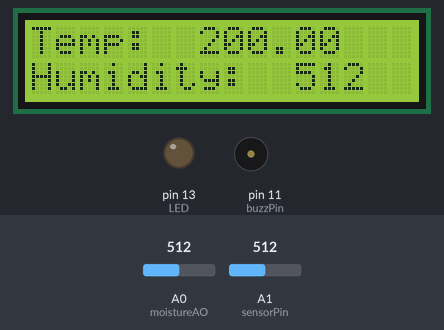
Recording of a sketch running on a simulated Arduino Uno, built with avr-gcc and run on an emulated ATmega328P. On the bench: 16×2 character LCD, output pins drawn as LEDs (lit = HIGH), buzzer (waves = sounding, pin HIGH). Dashed ring = blinking. Inputs (shaded band) come from the test bench; at power-on: A0 (moistureAO) = 512, A1 (sensorPin) = 512. What the sketch prints to the serial monitor is not drawn.

Above: at 1.2 s.
1.3 s: A0 (moistureAO) set to 891
At 3.2 s:
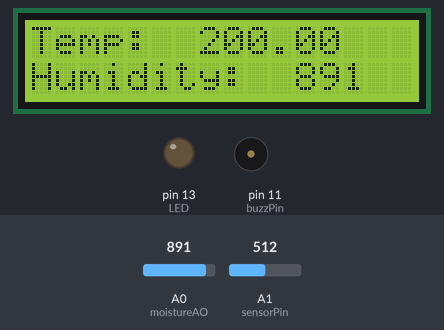
3.5 s: A0 (moistureAO) set to 919
At 6.7 s:
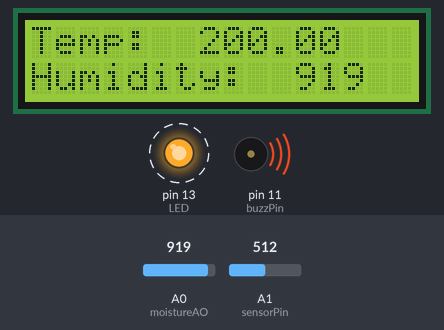
7.6 s: A1 (sensorPin) set to 716
At 10.8 s:
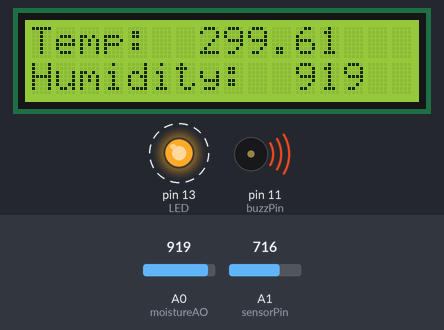
11.5 s: A1 (sensorPin) set to 900
At 14.8 s:
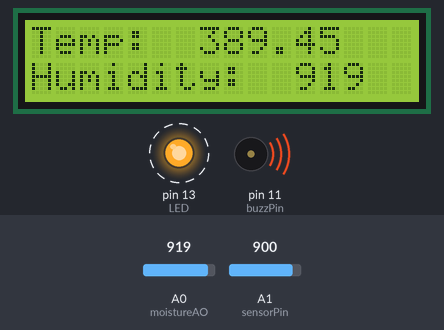
15.5 s: A0 (moistureAO) set to 900
At 17.2 s:
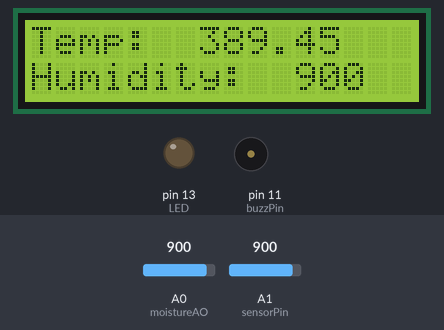
17.5 s: A1 (sensorPin) set to 1023
At 18.9 s:
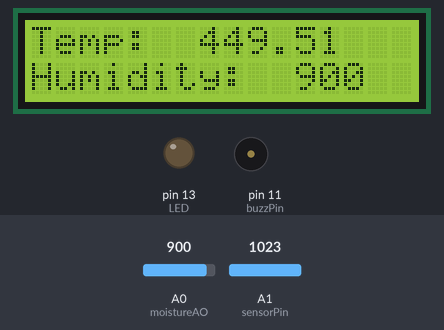
Timing chart, 0 to 20.5 s (numbered marks = the images above; inputs shaded):
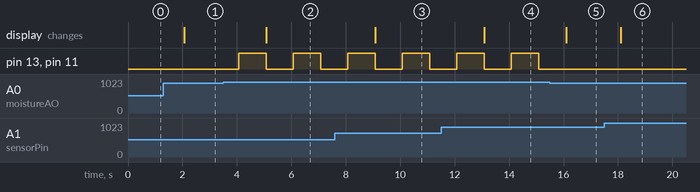

Measured:
- the behaviour switches between 900 and 901 on A0 (moistureAO) (found by bisection; images 1 and 2)
- after the input at 1.3 s, the display: changes after 0.77 s (image 1)
- after the input at 3.5 s, pin 13 (LED), pin 11 (buzzPin): alternates HIGH for 1.0 s and LOW for 1.0 s, starting after 0.58 s; the display: changes after 1.6 s (image 2)
- after the input at 7.6 s, the display: changes after 1.5 s (image 3)
- after the input at 11.5 s, the display: changes after 1.6 s (image 4)
- after the input at 15.5 s, pin 13 (LED), pin 11 (buzzPin): stays LOW (without the input it goes to HIGH after 0.59 s); the display: changes after 0.59 s (image 5)
- after the input at 17.5 s, the display: changes after 0.60 s (image 6)

The sketch:

everyone_has_a_thumb.ino
```cpp
#include <LiquidCrystal.h>
LiquidCrystal lcd(9, 8, 5, 4, 3, 2);
const int sensorPin = A1;
const int moistureAO = 0;
int AO = 0;
int tmp = 0;
int buzzPin = 11;
int LED = 13;

void setup () {

  Serial.begin(9600); //send arduino reading to IDE
  Serial.println("Soil moisture sensor");
  pinMode(moistureAO, INPUT);
  pinMode(buzzPin, OUTPUT);
  pinMode(LED,OUTPUT);
  lcd.begin(16, 2);
  lcd.setCursor(0,0);
  lcd.print("Temp:");
  lcd.setCursor(0,1);
  lcd.print("Humidity:");
}

void loop() {
  int sensorVal = analogRead(sensorPin);
  float voltage = ((sensorVal)/1024.0)*5.0;
  float temperature = (voltage - .5)*100;
  Serial.println("temperature: ");
  Serial.println(temperature);
  lcd.setCursor(7,0);
  lcd.print(temperature);
  tmp = analogRead( moistureAO );

  if (tmp != AO) {
  AO = tmp;
  Serial.print("\t A = ");
  Serial.println(AO);
  lcd.setCursor(11,1);
  lcd.print(AO);
  }

  delay( 1000 );

  if (analogRead(moistureAO) > 900 ) {
    digitalWrite(buzzPin, HIGH);
    digitalWrite(LED, HIGH);
    delay(1000);
    digitalWrite(buzzPin,LOW);
    digitalWrite(LED, LOW);

  }
  else {
    digitalWrite(buzzPin,LOW);
    digitalWrite(LED, LOW);
  }
}
```
